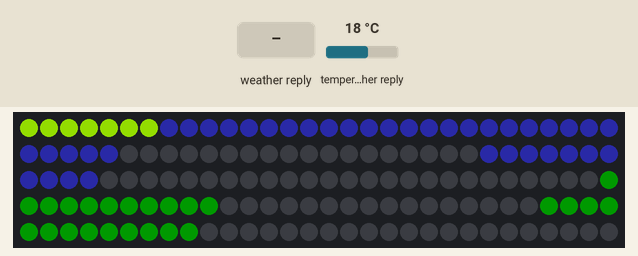
A sketch run on a simulated Arduino Uno R4 WiFi. Shown: 150 RGB LEDs in strip order, left to right, continuing on the next row. Inputs (shaded band) come from the test bench; at power-on: temperature in the weather reply 18 °C. Dim RGB values are drawn brighter than linear; WiFi joins after 1.5 s; servers stay silent unless stated; web services answer with replies made up by the test bench; what the sketch prints to the serial monitor is not drawn.

Above: at 10.8 s.
10.9 s: weather in the web reply set to Thunderstorm
24.9 s: temperature in the weather reply set to -14 °C
38.9 s: temperature in the weather reply set to -1 °C
52.4 s: temperature in the weather reply set to 14 °C
Timing chart, 0 to 55.4 s (numbered marks = the images above; inputs shaded):
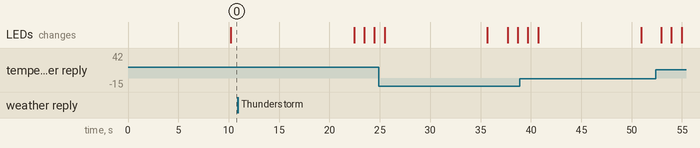

The sketch:

Weather_Code.ino
```cpp
#include <WiFiS3.h>
#include <Arduino_JSON.h>
#include <ArduinoHttpClient.h>
#include <FastLED.h>

#define LED_PIN 6
#define NUM_LEDS 150
CRGB leds[NUM_LEDS];

//wifi info
const char* ssid = "E3000";
const char* password = "savannah03";

//location & api key
String openWeatherMapApiKey = "647979d02fba11b09dbbf17f34b2c5b8";
//String city = "San%20Francisco";
String city = "New%20Haven%20County";
//String city = "Dubai";

String countryCode = "";

//Timer to control the interval between API requests
unsigned long lastTime = 0;
unsigned long timerDelay = 10000;

WiFiClient wifiClient;
HttpClient httpClient(wifiClient, "api.openweathermap.org", 80);

void setup() {
  FastLED.addLeds<WS2811, LED_PIN, GRB>(leds, NUM_LEDS);

  Serial.begin(9600);

  Serial.println("Connecting to WiFi...");
  WiFi.begin(ssid, password);

  while (WiFi.status() != WL_CONNECTED) {
    delay(500);
    Serial.print(".");
  }
  Serial.println("\nConnected to WiFi network with IP Address: ");
  Serial.println(WiFi.localIP());

  Serial.println("Timer set to 10 seconds (timerDelay variable).");
}

void loop() {
  //Send an HTTP GET request every timerDelay interval
  if ((millis() - lastTime) > timerDelay) {

    //Check WiFi connection status
    if (WiFi.status() == WL_CONNECTED) {
      String serverPath = "/data/2.5/weather?q=" + city + "," + countryCode + "&APPID=" + openWeatherMapApiKey + "&units=imperial";

      String jsonBuffer = httpGETRequest(serverPath.c_str());

      JSONVar data = JSON.parse(jsonBuffer);

      //Check if JSON parsing was successful
      if (JSON.typeof(data) == "undefined") {
        Serial.println("Parsing input failed!");
        return;
      }

      //Extract variables
      float F_temperature = (double)data["main"]["temp"];
      float F_humidity = (double)data["main"]["humidity"];
      float F_wind = (double)data["wind"]["speed"];
      int cloudPercentage = data["clouds"]["all"];
      float visability = 0.0;
      if (data.hasOwnProperty("visibility")) {
        visability = (double)data["visibility"];
      }
      float rain_1hour = 0.0;
      if (data.hasOwnProperty("rain") && data["rain"].hasOwnProperty("1h")) {
        rain_1hour = (double)data["rain"]["1h"];
      }
      const char* weather_type = data["weather"][0]["main"];


      //convert floats to ints for led indexing
      int temperature = static_cast<int>(F_temperature);
      int humidity = static_cast<int>(F_humidity);
      int wind = static_cast<int>(F_wind);

      //print out extracted variables
      Serial.println(temperature);
      Serial.println(humidity);
      Serial.println(wind);
      Serial.println(cloudPercentage);
      Serial.println(rain_1hour);
      Serial.println(visability);

      //start with every led off
      fill_solid(leds, NUM_LEDS, CRGB::Black);

      //display values on board
      temp_display(temperature);
      wind_display(wind);
      Visability_display(visability);
      cloud_display(cloudPercentage);
      rain_display(rain_1hour, weather_type);

    }

    else {
      Serial.println("WiFi Disconnected");
    }

    lastTime = millis();
  }
}


String httpGETRequest(const char* serverPath) {
  String payload = "{}";

  //Send GET request
  httpClient.get(serverPath);

  int statusCode = httpClient.responseStatusCode();
  if (statusCode > 0) {
    Serial.print("HTTP Response code: ");
    Serial.println(statusCode);
    payload = httpClient.responseBody();
  } else {
    Serial.print("Error code: ");
    Serial.println(statusCode);
  }

  httpClient.stop();
  return payload;
}


void cloud_display(int cloudPercentage){

  Serial.print("Cloud percentage: ");
  Serial.println(cloudPercentage);

  //turn on sun LEDs
  for(int i=0; i<7; i++){
    leds[i] = CRGB(100,150,0);
  }

  if(cloudPercentage > 10 && cloudPercentage <= 30){
    for(int i=7; i<19; i++){
      leds[i] = CRGB(10,10,40);
    }
  }

  else if(cloudPercentage > 30 && cloudPercentage <= 60){
    for(int i=7; i<35; i++){
      leds[i] = CRGB(10,10,40);
    }
  }

  else if(cloudPercentage > 60 && cloudPercentage <= 90){
    for(int i=7; i<35; i++){
      leds[i] = CRGB(10,10,40);
    }
    for(int i=53; i<64; i++){
      leds[i] = CRGB(10,10,40);
    }
  }

  else if(cloudPercentage > 90){
    for(int i=7; i<35; i++){
      leds[i] = CRGB(10,10,40);
    }
    for(int i=53; i<64; i++){
      leds[i] = CRGB(10,10,40);
    }
    for(int i=72; i<83; i++){
      leds[i] = CRGB(10,10,40);
    }
    //disable sun
    for(int i=0; i<7; i++){
      leds[i] = CRGB(0,0,0);
    }
  }

  FastLED.show();
}


void rain_display(float rain_1hr, const char* weather_type){
  Serial.print("rain amt: ");
  Serial.println(rain_1hr);
  if(rain_1hr == 0.0){
    //dont light up anything

  }

  else if(rain_1hr < 0.3){
    //light up the smaller clouds rain
    for(int i=0; i<4; i++){

      //small clouds rain
      leds[64+i] = CRGB(10,10,15);
      leds[71-i] = CRGB(10,10,15);

      delay(1000);
      FastLED.show();
    }
  }

  else if(rain_1hr >= 0.3){

    for(int i=0; i<6; i++){
      //big clouds rain
      leds[35+i] = CRGB(10,10,15);
      leds[46-i] = CRGB(10,10,15);
      leds[47+i] = CRGB(10,10,15);

      //small clouds rain
      if(i < 4){
        leds[64+i] = CRGB(10,10,15);
        leds[71-i] = CRGB(10,10,15);
      }
      delay(1000);
      FastLED.show();
    }

  }

  if (strcmp(weather_type, "Thunderstorm") == 0) {
    Serial.println("Thunderstorms!");

    delay(1000);
    for(int i=64; i < 72; i++){
      leds[i] = CRGB(0,0,0);
    }
    FastLED.show();
    delay(1000);

    leds[64] = CRGB(100,100,0);
    FastLED.show();
    delay(1000);

    leds[70] = CRGB(100,100,0);
    FastLED.show();
    delay(1000);

    leds[66] = CRGB(100,100,0);
    FastLED.show();
    delay(1000);

    leds[68] = CRGB(100,100,0);
    FastLED.show();
  }
}


void temp_display(int temperature){

  if(temperature < 0){
    leds[93] = CRGB(0,25,0);
  }
  else if(temperature > 119){
    for(int i=93; i<=113; i++){
      leds[i] = CRGB(0,25,0);
    }
  }
  else{
    //Ones place
    for (int i = 93; i >= 93 - (temperature % 10); i--) {
      leds[i] = CRGB(0,25,0);
    }

    //Tens place
    int j=93;
    while(j <= (temperature/10) + 93){
      leds[j] = CRGB(0,25,0);
      j++;
    }
  }

  FastLED.show();
}


void wind_display(int wind){
  Serial.print("Wind value: ");
  Serial.println(wind);
  if (wind < 0) wind = 0;
  if (wind > 26) wind = 26;

  for(int i=118; i >= (118 - (wind/2)); i--){
      leds[i] = CRGB(0,25,0);
  }
  FastLED.show();
}


void Visability_display(float vis) {
  //Convert vis from meters to miles
  vis = vis * 0.000621371;
  Serial.print("new Visability val: ");
  Serial.println(vis);

  //handle visability less than 1 mile
  if (vis <= 1.0) {
    // Each LED in the range 119–122 represents 1/4 mile
    int ledsToLight = vis * 4; // Convert miles to quarter-mile LEDs
    for (int i = 119; i < (119 + ledsToLight); i++) {
      leds[i] = CRGB(0,25,0); // Set color for visibility
    }
  }
  else {
    //light up the first 4 leds
    for (int i = 119; i <= 122; i++) {
      leds[i] = CRGB(0,25,0); // Set color for first mile
    }

    //light up correct leds representing 2 - 10
    int ledsToLight = min(static_cast<int>(vis) - 1, 9); // Limit to max 9 additional LEDs
    for (int i = 123; i <= (123 + ledsToLight); i++) {
      leds[i] = CRGB(0,25,0); // Set color for additional miles
    }
  }

  FastLED.show();
}
```
